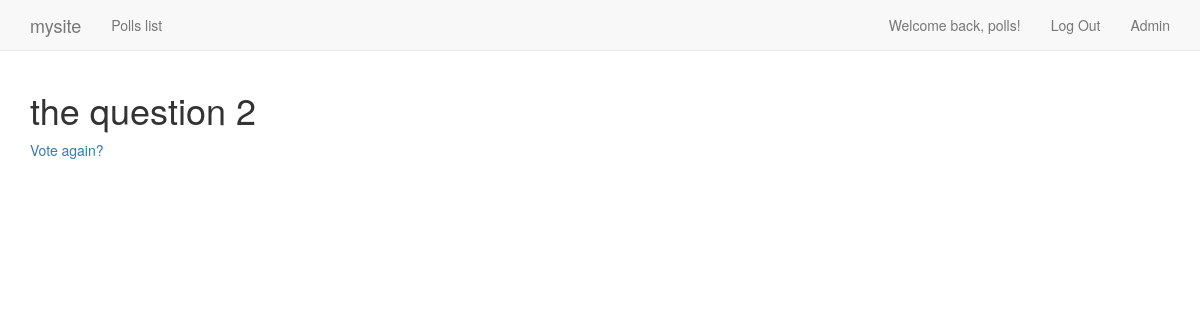
The page /polls/2/results/ (signed in) on the database as committed earlier.
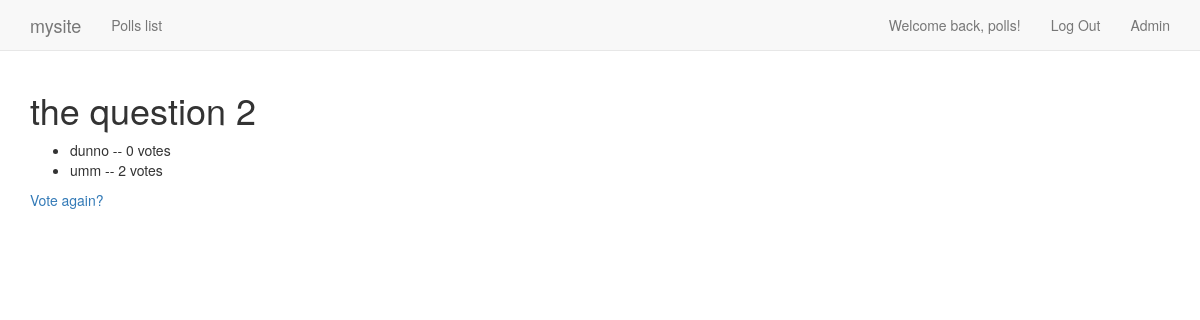
The same page on the database as committed later.
### polls/models.py (models this page shows, shortened)
class Question(models.Model):
    question_text = models.CharField(max_length=200)
    pub_date = models.DateField('date published')
    class Meta:
        verbose_name = "Question"
        verbose_name_plural = "Questions"
    def was_published_recently(self):
        delta = timezone.now() - datetime.timedelta(days=1)
        now = timezone.now()
        return delta.date() <= self.pub_date <= now.date()
    was_published_recently.admin_order_field = 'pub_date'
    was_published_recently.boolean = True
    was_published_recently.short_description = 'Published recently?'

class Choice(models.Model):
    question = models.ForeignKey(Question, on_delete=models.CASCADE)
    choice_text = models.CharField(max_length=200)
    votes = models.IntegerField(default=0)
    class Meta:
        verbose_name = "Choice"
        verbose_name_plural = "Choices"

### polls/views.py (the view)
# urls.py: url(r'^(?P<pk>[0-9]+)/results/$', views.QuestionResultsView.as_view(), name='results'),
class QuestionResultsView(DetailView):
    model = models.Question
    template_name = "polls/results.html"

### polls/templates/polls/results.html
{% extends '../base.html' %}
{% block body_block %}
    <h1>{{ question.question_text }}</h1>
    <ul>
    {% for choice in question.choice_set.all %}
        <li>{{ choice.choice_text }} -- {{ choice.votes }} vote{{ choice.votes|pluralize }}</li>
    {% endfor %}
    </ul>
    <a href="{% url 'polls:detail' question.id %}">Vote again?</a>
{% endblock body_block %}

### templates/base.html (shortened to what this page needs)
<!DOCTYPE html>
{% load static from staticfiles %}
<html lang="en">
<head>
  <link rel="stylesheet" href="https://maxcdn.bootstrapcdn.com/bootstrap/3.3.7/css/bootstrap.min.css">
  <link rel="stylesheet" type="text/css" href="{% static "css/style.css" %}">
</head>
<body>
    {% include "topnavbar.html" %}
    <div class="container">
      {% block body_block %}
      {% endblock %}
    </div>
</body>
</html>

### templates/topnavbar.html (shortened to what this page needs)
<nav class="navbar navbar-default navbar-fixed-top">
      <div class="container">
        <div class="navbar-header">
          <a class="navbar-brand" href="{% url 'home' %}">mysite</a>
        </div>
        <div id="navbar" class="navbar-collapse collapse">
          <ul class="nav navbar-nav">
            <li><a href="{% url 'polls:index' %}">Polls list</a></li>
          </ul>
          <ul class="nav navbar-nav navbar-right">
            <li>{% if user.is_authenticated %}
              <a>Welcome back, {{user}}!</a>
            {% endif %}
            </li>
            <li>{% if user.is_authenticated %}
              <a href="{% url 'logout' %}">Log Out</a></li>
            {% else %}
            <li><a href="{% url 'login' %}">Log in</a></li>
            <li><a class="signup" href="{% url 'signup' %}">Sign Up</a></li>
            {% endif %}
            <li><a href="{% url 'admin:index' %}">Admin</a></li>
          </ul>
        </div>
      </div>
    </nav>

### static/css/style.css (style rules this page uses)
body { padding-top: 70px; }

Rows that differ between the two databases and show on the page:
added Choice: choice_text "dunno", votes "0"
added Choice: choice_text "umm", votes "2"
